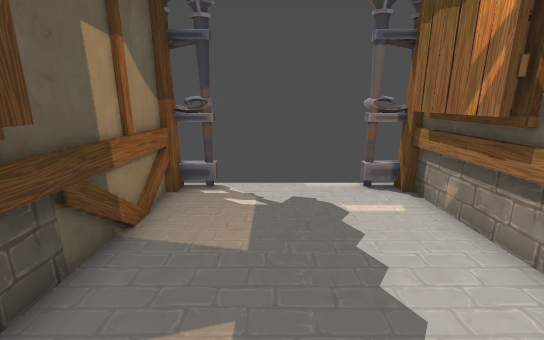
[1] (above)

16 first-person views from a walk through a 3-D level made in the Godot game engine. The camera is 1.2 m above the floor, tilts 14° down and sees 90° across. Doors that lead somewhere are drawn open, without their leaves. The floor is counted in squares, 0.5 m on a side. Each view is taken from the middle of a square. On the plan, view 1 faces up. The plan holds only what a view shows up to about 18 squares ahead; the rest is blank.

[2]
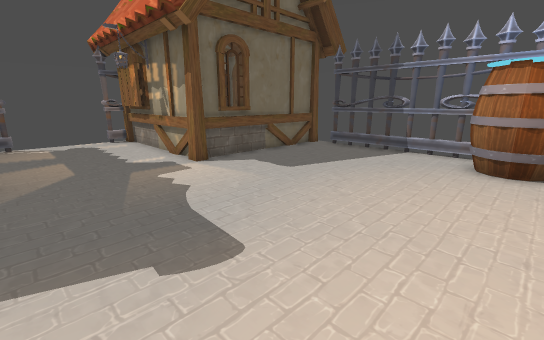

[3]
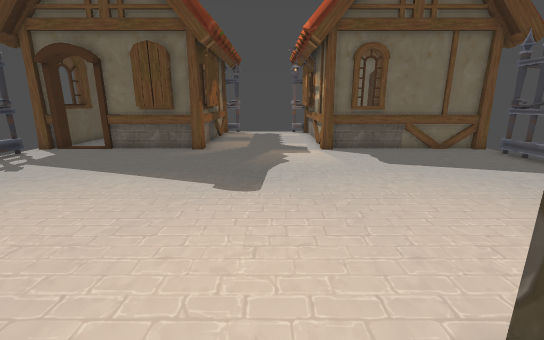

[4]
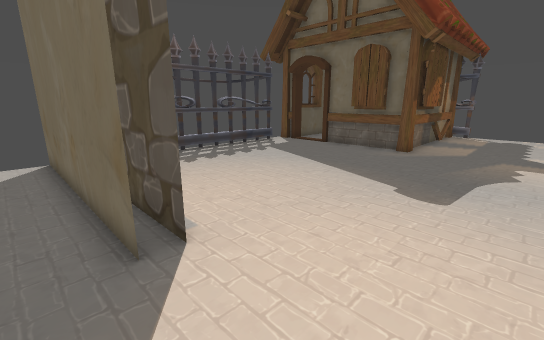

[5]
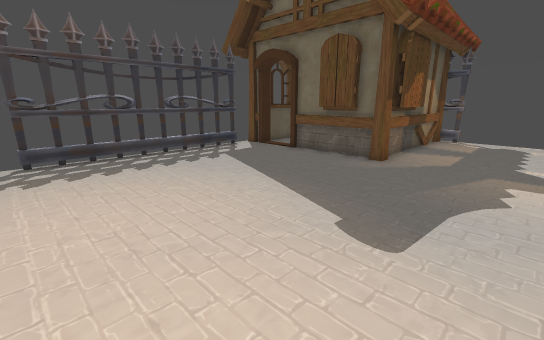

[6]
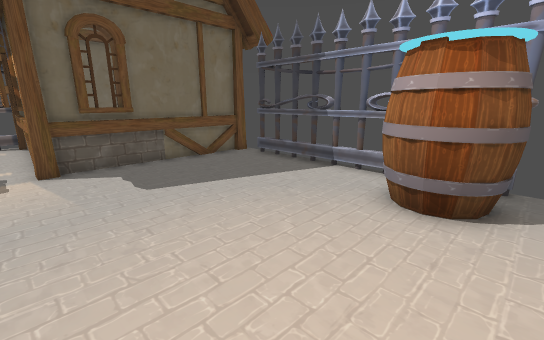

[7]
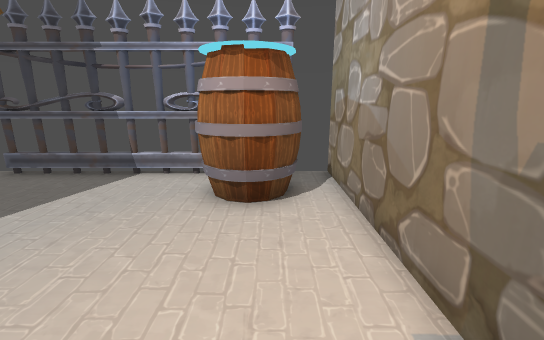

[8]
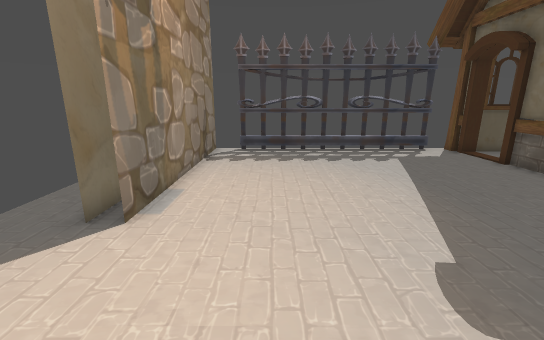

[9]
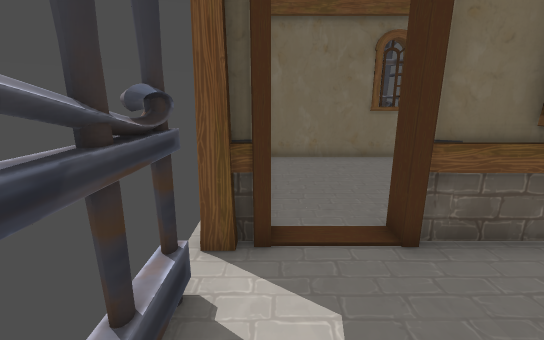

[10]
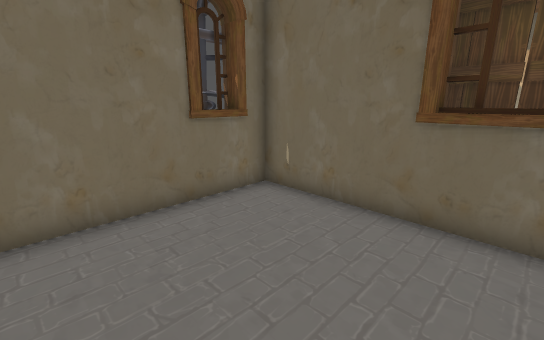

[11]
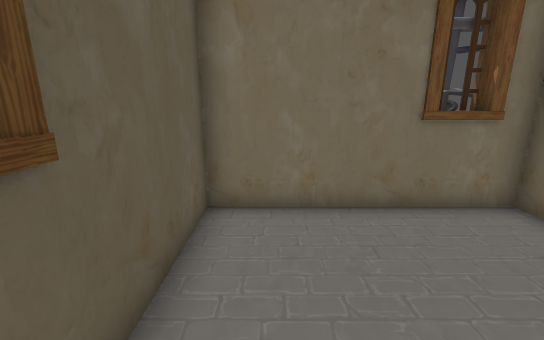

[12]
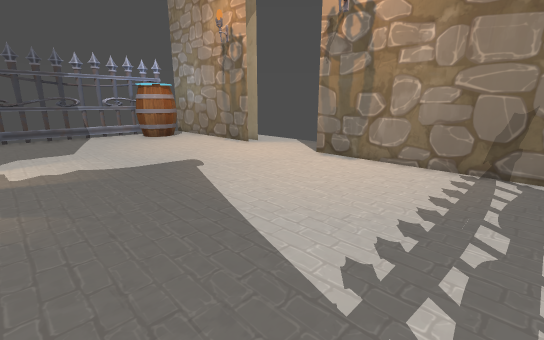

[13]
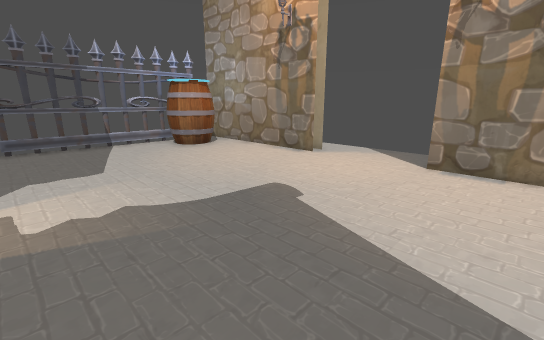

[14]
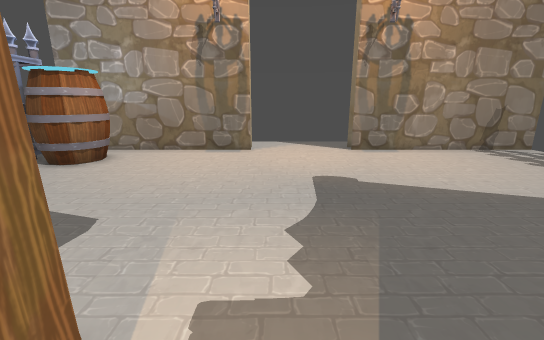

[15]
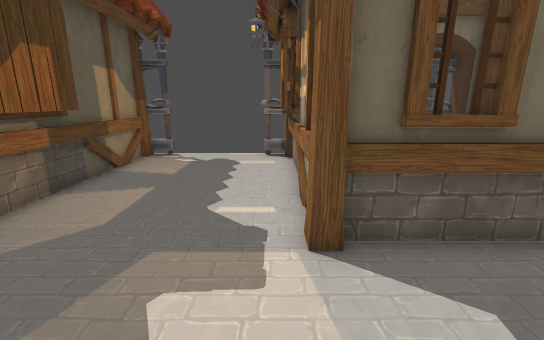

[16]
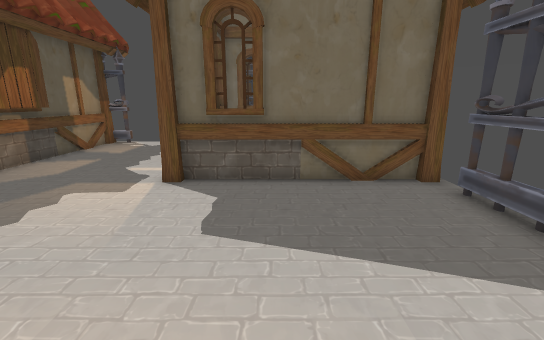

### Floor plan
Points are (right, up) in squares from view 1. A wall is a line through its corners. A room is listed if a view was taken in it or the views show most of it. See-through windows are left out.
Room 1 (views 1, 2, 5, 6, 7, 8, 9, 12, 13, 14, 15, 16)
walls: (3.9, 0) (3.9, 4.5); (-3.1, -0.6) (-4.5, -0.6); (5.6, -0.9) (3.7, -0.9) (3.7, 4.5); (5.5, -0.6) (4.2, -0.6) (4.2, -1); (-4, -1.1) (-5.7, -1.2); (-5.2, -0.6) (-7.5, -0.6); (3, -13) (12.5, -13); (-2.3, 2.8) (-2.3, 0); (3, -13.8) (4.1, -13.8); (3.4, 4.1) (3.3, 6.8); (-3.5, -13.8) (-2, -13.8); (12.2, -5.5) (11.9, -5.1); (12.3, -2.7) (11.9, -2.2); (11.7, -0.6) (6.4, -0.6); (3.7, 6.4) (3.7, 7.5); (3.9, 6.4) (3.9, 7.1); (12.2, -0.9) (6.4, -0.9); (-10.2, -0.6) (-10.7, -0.6); (-11, -1.9) (-11, -11.1); (-11.2, -8.2) (-10.9, -8.6); (-2.9, 7.2) (-2.9, 0.2); (12, -11.8) (12, -1.9); (-2.7, 7.5) (-2.7, -0.9) (-7, -0.9); (-11.6, -13) (-2, -13)
low walls: (-6.9, -0.8) (-7.6, -0.7); (-1.5, 7.5) (-2.7, 7.5)
ways out: open door at (0.3, -13.5) to room 2; open door at (-9, -0.8) to room 3; gap at (-11, -10); gap at (-11, -7.5); gap at (-11, -4.5); gap at (-11, -2); gap at (12, -7.5); gap at (12, -4.5); gap at (12, -2)
objects: other object (6, -1) to (6, 0); barrel (9, -12) to (11, -9)
Room 2 (views 3, 4)
walls: (-2, -13.8) (-11.5, -13.8)
ways out: open door at (0.3, -13.5) to room 1
Room 3 (views 10, 11)
walls: (-5.5, 7) (-10.5, 7) (-10.5, 2.4); (-3.3, 0.6) (-3.3, 7) (-4.6, 7); (-2.5, 1) (-2.5, 2.5); (-4.7, 7.4) (-5.1, 7.7)
ways out: open door at (-9, -0.8) to room 1
objects: other object (-11, 1) to (-10, 2); frame (-10, 0)

Positions as (right, up) in squares from view 1, and headings:
1: (0, 0), facing up
2: (-2, -11), facing up-right
3: (1, -15), facing up
4: (2, -15), facing up-left
5: (2, -12), facing up-left
6: (3, -12), facing up-right
7: (3, -11), facing right
8: (3, -10), facing left
9: (-10, -5), facing up
10: (-9, 1), facing up-right
11: (-9, 1), facing up
12: (-10, -2), facing down-right
13: (-5, -2), facing down-right
14: (2, 1), facing down
15: (3, -5), facing up
16: (7, -9), facing up
